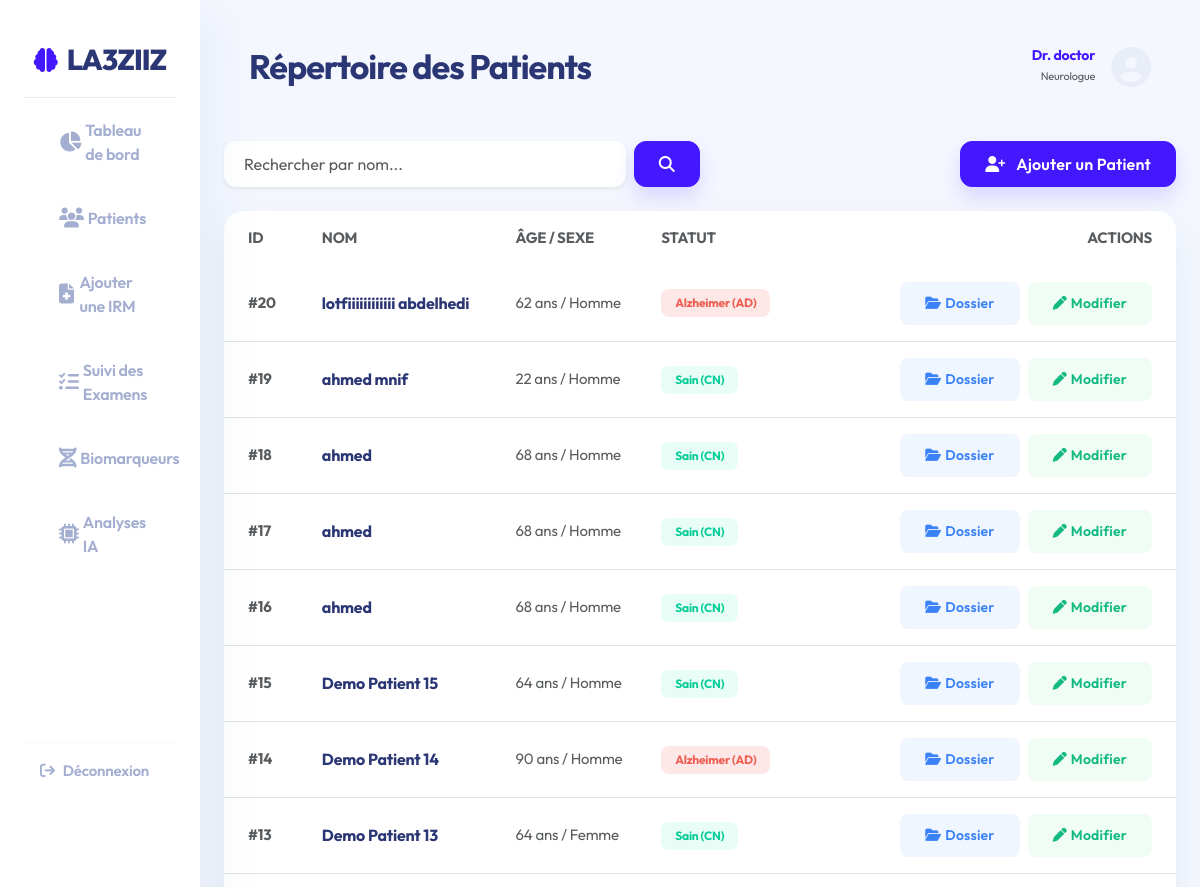
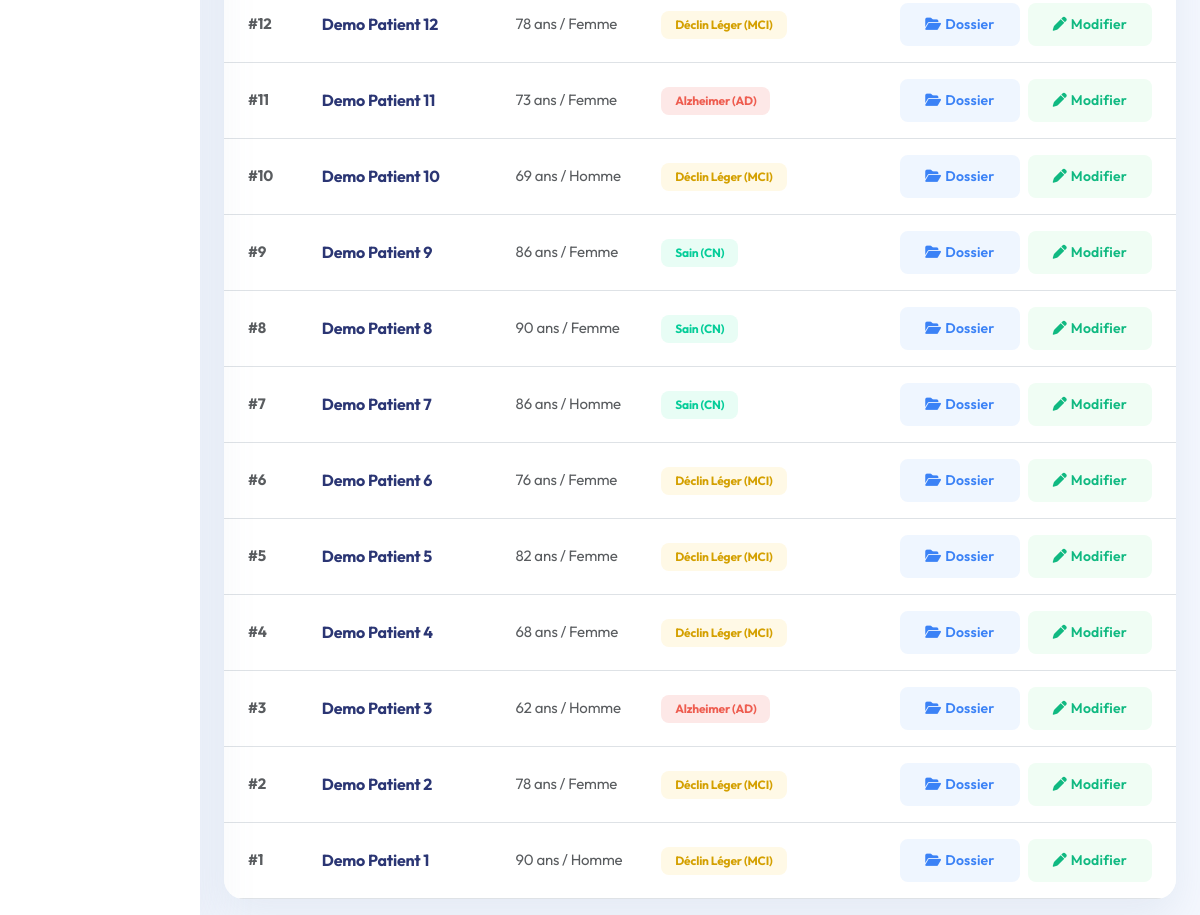
/patients/ (signed in), run on the app's committed database (2 pictures, top to bottom).
### patients/models.py (models this page shows, shortened)
class Patient(models.Model):
    DIAGNOSIS_CHOICES = [
        ('CN', 'Cognitively Normal'),
        ('MCI', 'Mild Cognitive Impairment'),
        ('AD', 'Alzheimer\'s Disease'),
    ]
    GENDER_CHOICES = [
        ('M', 'Male'),
        ('F', 'Female'),
        ('O', 'Other'),
    ]
    id = models.AutoField(primary_key=True)
    name = models.CharField(max_length=200)
    age = models.IntegerField()
    gender = models.CharField(max_length=1, choices=GENDER_CHOICES)
    diagnosis = models.CharField(max_length=3, choices=DIAGNOSIS_CHOICES, default='CN')
    clinical_notes = models.TextField(blank=True, null=True)
    created_at = models.DateTimeField(auto_now_add=True)

### patients/views.py (the view)
# urls.py: path('', views.patient_list, name='list'),
@login_required
def patient_list(request):
    query = request.GET.get('q', '')
    if query:
        patients = Patient.objects.filter(name__icontains=query)
    else:
        patients = Patient.objects.all().order_by('-created_at')
    return render(request, 'patients/list.html', {'patients': patients, 'query': query})

### templates/patients/list.html
{% extends 'base.html' %}
{% block page_title %}Répertoire des Patients{% endblock %}
{% block content %}
<div class="d-flex justify-content-between align-items-center mb-4">
    <form class="d-flex w-50" method="GET">
        <input type="text" name="q" class="form-control me-2 shadow-sm border-0" style="border-radius: var(--border-radius-btn); padding-left: 20px;" placeholder="Rechercher par nom..." value="{{ query }}">
        <button type="submit" class="btn btn-primary"><i class="fa-solid fa-search"></i></button>
    </form>
    <a href="{% url 'patients:add' %}" class="btn btn-primary shadow-soft">
        <i class="fa-solid fa-user-plus me-2"></i> Ajouter un Patient
    </a>
</div>
<div class="card p-0 overflow-hidden">
    <div class="table-responsive">
        <table class="table table-hover mb-0 align-middle">
            <thead style="background-color: #F4F7FE;">
                <tr>
                    <th class="border-0 text-muted px-4 py-3">ID</th>
                    <th class="border-0 text-muted py-3">NOM</th>
                    <th class="border-0 text-muted py-3">ÂGE / SEXE</th>
                    <th class="border-0 text-muted py-3">STATUT</th>
                    <th class="border-0 text-muted py-3 text-end px-4">ACTIONS</th>
                </tr>
            </thead>
            <tbody class="border-top-0">
                {% for patient in patients %}
                <tr>
                    <td class="px-4 py-3"><span class="text-muted fw-bold">#{{ patient.id }}</span></td>
                    <td class="py-3"><strong style="color: var(--text-primary); font-size: 16px;">{{ patient.name }}</strong></td>
                    <td class="py-3 text-muted">{{ patient.age }} ans / {% if patient.gender == 'M' %}Homme{% elif patient.gender == 'F' %}Femme{% else %}Autre{% endif %}</td>
                    <td class="py-3">
                        {% if patient.diagnosis == 'CN' %}
                            <span class="badge bg-success-soft">Sain (CN)</span>
                        {% elif patient.diagnosis == 'MCI' %}
                            <span class="badge bg-warning-soft">Déclin Léger (MCI)</span>
                        {% else %}
                            <span class="badge bg-danger-soft">Alzheimer (AD)</span>
                        {% endif %}
                    </td>
                    <td class="py-3 text-end px-4 d-flex gap-2 justify-content-end">
                        <a href="{% url 'patients:detail' patient.id %}" class="btn btn-sm" style="background: #eff6ff; color: #3b82f6; font-weight: 600; border-radius: 8px;">
                            <i class="fa-solid fa-folder-open me-1"></i>Dossier
                        </a>
                        <a href="{% url 'patients:edit' patient.id %}" class="btn btn-sm" style="background: #f0fdf4; color: #10b981; font-weight: 600; border-radius: 8px;">
                            <i class="fa-solid fa-pen me-1"></i>Modifier
                        </a>
                    </td>
                </tr>
                {% empty %}
                <tr>
                    <td colspan="5" class="text-center py-5 text-muted">Aucun patient trouvé.</td>
                </tr>
                {% endfor %}
            </tbody>
        </table>
    </div>
</div>
{% endblock %}

### templates/base.html (shortened to what this page needs)
{% load static %}
<!DOCTYPE html>
<html lang="en">
<head>
    <link href="https://cdn.jsdelivr.net/npm/bootstrap@5.3.0/dist/css/bootstrap.min.css" rel="stylesheet">
    <link rel="stylesheet" href="https://cdnjs.cloudflare.com/ajax/libs/font-awesome/6.4.0/css/all.min.css">
    <link rel="stylesheet" href="{% static 'css/styles.css' %}">
</head>
<body>
{% if user.is_authenticated %}
<div class="container-fluid">
    <div class="row flex-nowrap">
        <div class="col-auto col-md-3 col-xl-2 px-sm-2 px-0 sidebar">
            <div class="d-flex flex-column align-items-center align-items-sm-start px-3 pt-2 min-vh-100 w-100">
                <a href="/" class="d-flex align-items-center pb-3 mb-md-0 me-md-auto text-decoration-none sidebar-brand w-100 justify-content-center">
                    <i class="fa-solid fa-brain"></i> <span class="d-none d-sm-inline">La3ziiz</span>
                </a>
                <ul class="nav nav-pills flex-column mb-sm-auto mb-0 align-items-center align-items-sm-start w-100" id="menu">
                    <li class="nav-item w-100">
                        <a href="{% url 'dashboard:index' %}" class="nav-link align-middle">
                            <i class="fa-solid fa-chart-pie"></i> <span class="ms-1 d-none d-sm-inline">Tableau de bord</span>
                        </a>
                    </li>
                    <li class="nav-item w-100">
                        <a href="{% url 'patients:list' %}" class="nav-link align-middle">
                            <i class="fa-solid fa-users"></i> <span class="ms-1 d-none d-sm-inline">Patients</span>
                        </a>
                    </li>
                    <li class="nav-item w-100">
                        <a href="{% url 'visits:upload' %}" class="nav-link align-middle">
                            <i class="fa-solid fa-file-medical"></i> <span class="ms-1 d-none d-sm-inline">Ajouter une IRM</span>
                        </a>
                    </li>
                    <li class="nav-item w-100">
                        <a href="{% url 'visits:list' %}" class="nav-link align-middle">
                            <i class="fa-solid fa-list-check"></i> <span class="ms-1 d-none d-sm-inline">Suivi des Examens</span>
                        </a>
                    </li>
                    <li class="nav-item w-100">
                        <a href="{% url 'biomarkers:list' %}" class="nav-link align-middle">
                            <i class="fa-solid fa-dna"></i> <span class="ms-1 d-none d-sm-inline">Biomarqueurs</span>
                        </a>
                    </li>
                    <li class="nav-item w-100">
                        <a href="{% url 'analytics:dashboard' %}" class="nav-link align-middle">
                            <i class="fa-solid fa-microchip"></i> <span class="ms-1 d-none d-sm-inline">Analyses IA</span>
                        </a>
                    </li>
                </ul>
                <hr style="border-color: #E9EDF7; width: 100%;">
                <div class="dropdown pb-4 mb-4 w-100 text-center text-sm-start px-3">
                    <a href="{% url 'accounts:logout' %}" class="d-flex align-items-center text-decoration-none" style="color: var(--text-secondary); font-weight: 600;">
                        <i class="fa-solid fa-arrow-right-from-bracket me-2"></i> <span class="d-none d-sm-inline">Déconnexion</span>
                    </a>
                </div>
            </div>
        </div>
        <div class="col py-3 px-4">
            <nav class="navbar navbar-expand-lg top-navbar mb-4">
                <div class="container-fluid px-0">
                    <span class="navbar-brand">{% block page_title %}Vue d'ensemble{% endblock %}</span>
                    <div class="d-flex align-items-center">
                        <div class="text-end me-3">
                            <h6 class="mb-0 text-primary" style="font-weight: 700; font-size: 14px;">Dr. {{ user.username }}</h6>
                            <small class="text-muted" style="font-size: 11px;">Neurologue</small>
                        </div>
                        <i class="fa-solid fa-circle-user fs-1" style="color: #E9EDF7;"></i>
                    </div>
                </div>
            </nav>
            <div class="">
                {% block content %}{% endblock %}
            </div>
        </div>
    </div>
</div>
{% else %}
    {% block auth_content %}{% endblock %}
{% endif %}
</body>
</html>

### static/css/styles.css (style rules this page uses)
:root { --brand-primary: #4318FF; --brand-secondary: #39B8FF; --bg-main: #F4F7FE; --white: #FFFFFF; --text-primary: #2B3674; --text-secondary: #A3AED0; --success: #05CD99; --warning: #FFCE20; --danger: #EE5D50; --shadow-soft: 0px 18px 40px rgba(112, 144, 176, 0.12); --shadow-hover: 0px 20px 45px rgba(112, 144, 176, 0.20); --border-radius-card: 20px; --border-radius-btn: 12px; }
body { background-color: var(--bg-main); font-family: 'Outfit', sans-serif; color: var(--text-secondary); font-size: 15px; letter-spacing: -0.2px; }
h1, h2, h3, h4, h5, h6, .text-heading { color: var(--text-primary); font-weight: 700; }
.sidebar { background-color: var(--white); box-shadow: 14px 17px 40px 4px rgba(112, 144, 176, 0.08); z-index: 1000; position: relative; border-right: none; padding-top: 30px !important; }
.sidebar-brand { color: var(--text-primary) !important; font-weight: 800; font-size: 1.8rem; letter-spacing: -1px; padding-bottom: 30px; border-bottom: 1px solid #E9EDF7; margin-bottom: 20px; text-transform: uppercase; display: flex; align-items: center; justify-content: center; gap: 10px; }
.sidebar-brand i { color: var(--brand-primary); font-size: 24px; }
.sidebar .nav-link { color: var(--text-secondary); font-weight: 600; font-size: 16px; border-radius: var(--border-radius-btn); margin: 8px 15px; padding: 12px 20px; transition: all 0.3s ease; display: flex; align-items: center; }
.sidebar .nav-link i { width: 30px; font-size: 20px; color: var(--text-secondary); transition: color 0.3s ease; }
.top-navbar { background-color: transparent !important; box-shadow: none !important; padding: 20px 25px; margin-bottom: 10px; }
.navbar-brand { font-weight: 700; font-size: 34px; color: var(--text-primary); letter-spacing: -1px; }
.card { background: var(--white); border: none; border-radius: var(--border-radius-card); box-shadow: var(--shadow-soft); transition: transform 0.3s ease, box-shadow 0.3s ease; padding: 24px; }
.btn { border-radius: var(--border-radius-btn); font-weight: 600; padding: 10px 24px; letter-spacing: 0.2px; transition: all 0.3s; }
.btn-primary { background-color: var(--brand-primary); border-color: var(--brand-primary); box-shadow: 0px 10px 20px rgba(67, 24, 255, 0.15); }
.badge { padding: 8px 14px; border-radius: 8px; font-weight: 700; font-size: 12px; }
.bg-success-soft { background-color: #E8FDF5; color: var(--success); }
.bg-warning-soft { background-color: #FFF9E6; color: #D4A000; }
.bg-danger-soft { background-color: #FDE8E7; color: var(--danger); }
.text-primary { color: var(--brand-primary) !important; }

### data on the page
Patient: id "20", name "lotfiiiiiiiiiiii abdelhedi", age "62", gender "Homme", diagnosis "Alzheimer (AD)"
Patient: id "19", name "ahmed mnif", age "22", gender "Homme", diagnosis "Sain (CN)"
Patient: id "18", name "ahmed", age "68", gender "Homme", diagnosis "Sain (CN)"
Patient: id "17", name "ahmed", age "68", gender "Homme", diagnosis "Sain (CN)"
Patient: id "16", name "ahmed", age "68", gender "Homme", diagnosis "Sain (CN)"
Patient: id "15", name "Demo Patient 15", age "64", gender "Homme", diagnosis "Sain (CN)"
Patient: id "14", name "Demo Patient 14", age "90", gender "Homme", diagnosis "Alzheimer (AD)"
Patient: id "13", name "Demo Patient 13", age "64", gender "Femme", diagnosis "Sain (CN)"
Patient: id "12", name "Demo Patient 12", age "78", gender "Femme", diagnosis "Déclin Léger (MCI)"
Patient: id "11", name "Demo Patient 11", age "73", gender "Femme", diagnosis "Alzheimer (AD)"
Patient: id "10", name "Demo Patient 10", age "69", gender "Homme", diagnosis "Déclin Léger (MCI)"
Patient: id "9", name "Demo Patient 9", age "86", gender "Femme", diagnosis "Sain (CN)"
Patient: id "8", name "Demo Patient 8", age "90", gender "Femme", diagnosis "Sain (CN)"
Patient: id "7", name "Demo Patient 7", age "86", gender "Homme", diagnosis "Sain (CN)"
Patient: id "6", name "Demo Patient 6", age "76", gender "Femme", diagnosis "Déclin Léger (MCI)"
Patient: id "5", name "Demo Patient 5", age "82", gender "Femme", diagnosis "Déclin Léger (MCI)"
Patient: id "4", name "Demo Patient 4", age "68", gender "Femme", diagnosis "Déclin Léger (MCI)"
Patient: id "3", name "Demo Patient 3", age "62", gender "Homme", diagnosis "Alzheimer (AD)"
Patient: id "2", name "Demo Patient 2", age "78", gender "Femme", diagnosis "Déclin Léger (MCI)"
Patient: id "1", name "Demo Patient 1", age "90", gender "Homme", diagnosis "Déclin Léger (MCI)"

### other printed values
{{ user.username }} "doctor"
